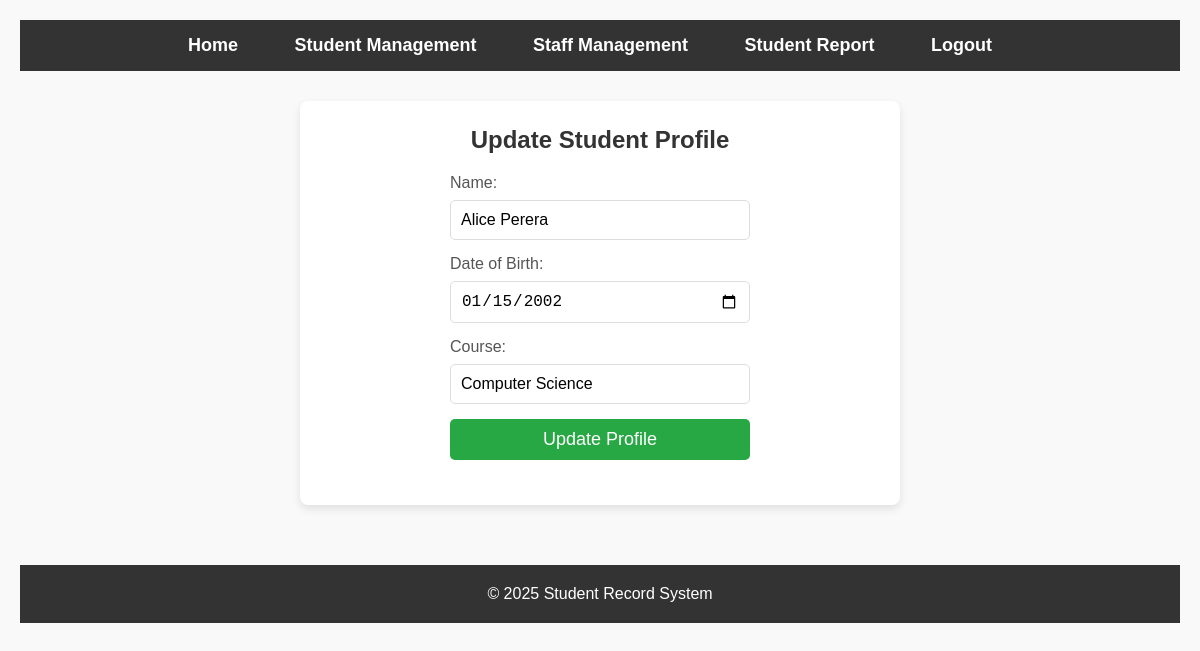
Screenshot of /register.php?id=1 with the database file from the repository.
### tables this page shows
CREATE TABLE `students` (
  `id` int(11) NOT NULL,
  `name` varchar(100) DEFAULT NULL,
  `dob` date DEFAULT NULL,
  `course` varchar(100) DEFAULT NULL
);

### register.php (the view, shortened to what this page needs)
<?php
include 'db.php';
if (isset($_GET['id'])) {
    $student_id = $_GET['id'];
    $student_result = $conn->query("SELECT * FROM students WHERE id = $student_id");
    $student = $student_result->fetch_assoc();
}
?>
<!DOCTYPE html>
<html lang="en">
<head>
    <link rel="stylesheet" href="style.css">
</head>
<body>
<nav>
    <ul>
        <li><a href="index.php">Home</a></li>
        <li class="dropdown">
            <a href="#" class="dropbtn">Student Management</a>
        </li>
        <li class="dropdown">
            <a href="#" class="dropbtn">Staff Management</a>
        </li>
        <li><a href="report.php">Student Report</a></li>
        <li><a href="logout.php">Logout</a></li>
    </ul>
</nav>
    <div class="container">
        <div class="form-container">
            <h2><?php echo isset($student_id) ? 'Update Student Profile' : 'Register New Student'; ?></h2>
            <form method="post">
                <label>Name:</label>
                <input type="text" name="name" value="<?php echo isset($student) ? $student['name'] : ''; ?>" required>
                <label>Date of Birth:</label>
                <input type="date" name="dob" value="<?php echo isset($student) ? $student['dob'] : ''; ?>" required>
                <label>Course:</label>
                <input type="text" name="course" value="<?php echo isset($student) ? $student['course'] : ''; ?>" required>
                <input type="submit" name="submit" value="<?php echo isset($student_id) ? 'Update Profile' : 'Register Student'; ?>">
            </form>
        </div>
    </div>
    <footer class="footer">
        <p>&copy; 2025 Student Record System</p>
    </footer>
</body>
</html>

### style.css (style rules this page uses)
* { margin: 0; padding: 0; box-sizing: border-box; }
body { font-family: Arial, sans-serif; background-color: #f5f5f5; color: #333; }
body { font-family: 'Arial', sans-serif; background-color: #f9f9f9; color: #333; margin: 0; padding: 20px; }
nav { background-color: #333; color: white; padding: 15px 0; text-align: center; }
nav ul { list-style-type: none; padding: 0; margin: 0; }
nav ul li { display: inline; margin-right: 20px; }
nav ul li a { color: white; text-decoration: none; font-weight: bold; font-size: 18px; padding: 8px 16px; transition: background-color 0.3s; }
.dropdown { position: relative; display: inline-block; }
.container { max-width: 1200px; margin: 0 auto; padding: 30px 20px; }
h2, h3 { color: #333; text-align: center; margin-bottom: 20px; }
h2 { font-size: 28px; }
.form-container { background-color: white; padding: 25px; border-radius: 8px; box-shadow: 0 4px 8px rgba(0, 0, 0, 0.1); margin-top: 30px; width: 100%; max-width: 600px; margin: 0 auto; }
.form-container h2 { font-size: 24px; margin-bottom: 20px; color: #333; }
.form-container label { display: block; font-size: 16px; margin-bottom: 8px; color: #555; }
.form-container input[type="text"], .form-container input[type="date"], .form-container input[type="number"] { width: 100%; padding: 10px; margin-bottom: 15px; border: 1px solid #ddd; border-radius: 5px; font-size: 16px; }
.form-container input[type="submit"] { background-color: #28a745; color: white; padding: 10px 20px; border: none; border-radius: 5px; font-size: 18px; cursor: pointer; transition: background-color 0.3s; }
.footer { background-color: #333; color: white; padding: 20px 0; text-align: center; position: relative; bottom: 0; width: 100%; margin-top: 30px; }
.footer p { font-size: 16px; margin: 0; }
h2 { text-align: center; margin-bottom: 30px; }
form { display: flex; flex-direction: column; width: 300px; margin: 0 auto; }
form label { margin-bottom: 10px; }
form input { margin-bottom: 20px; padding: 10px; border: 1px solid #ccc; border-radius: 5px; }
form input[type="submit"] { background-color: #4CAF50; color: #fff; border: none; }
footer { background-color: #333; color: #fff; text-align: center; padding: 10px 0; position: fixed; width: 100%; bottom: 0; }

### rows the page displays
students: name "Alice Perera", dob "01/15/2002", course "Computer Science"
